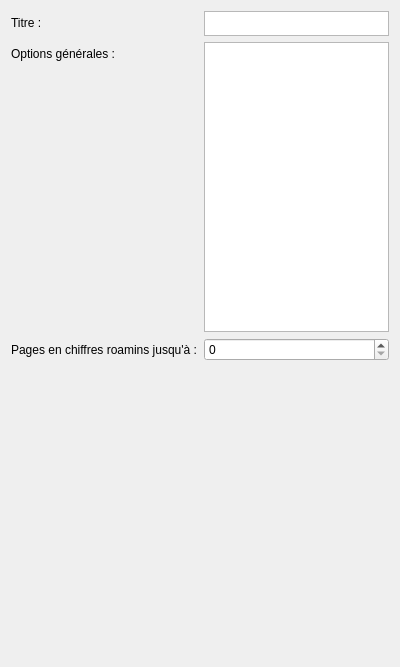
<?xml version="1.0" encoding="UTF-8"?>
<ui version="4.0">
 <class>BookEditor</class>
 <widget class="QWidget" name="BookEditor">
  <property name="geometry">
   <rect>
    <x>0</x>
    <y>0</y>
    <width>400</width>
    <height>667</height>
   </rect>
  </property>
  <property name="windowTitle">
   <string>BookEditor</string>
  </property>
  <layout class="QFormLayout" name="formLayout">
   <item row="0" column="0">
    <widget class="QLabel" name="label">
     <property name="text">
      <string>Titre :</string>
     </property>
    </widget>
   </item>
   <item row="0" column="1">
    <widget class="QPlainTextEdit" name="titleEdit">
     <property name="maximumSize">
      <size>
       <width>16777215</width>
       <height>25</height>
      </size>
     </property>
    </widget>
   </item>
   <item row="1" column="0">
    <widget class="QLabel" name="label_2">
     <property name="text">
      <string>Options générales :</string>
     </property>
    </widget>
   </item>
   <item row="3" column="0" colspan="2">
    <spacer name="verticalSpacer">
     <property name="orientation">
      <enum>Qt::Vertical</enum>
     </property>
     <property name="sizeHint" stdset="0">
      <size>
       <width>20</width>
       <height>40</height>
      </size>
     </property>
    </spacer>
   </item>
   <item row="1" column="1">
    <widget class="QTreeView" name="treeView">
     <property name="alternatingRowColors">
      <bool>true</bool>
     </property>
     <property name="indentation">
      <number>10</number>
     </property>
     <attribute name="headerVisible">
      <bool>false</bool>
     </attribute>
     <attribute name="headerStretchLastSection">
      <bool>false</bool>
     </attribute>
    </widget>
   </item>
   <item row="2" column="0">
    <widget class="QLabel" name="label_3">
     <property name="text">
      <string>Pages en chiffres roamins jusqu'à :</string>
     </property>
    </widget>
   </item>
   <item row="2" column="1">
    <widget class="QSpinBox" name="romanLimitEdit"/>
   </item>
  </layout>
 </widget>
 <resources/>
 <connections/>
</ui>
